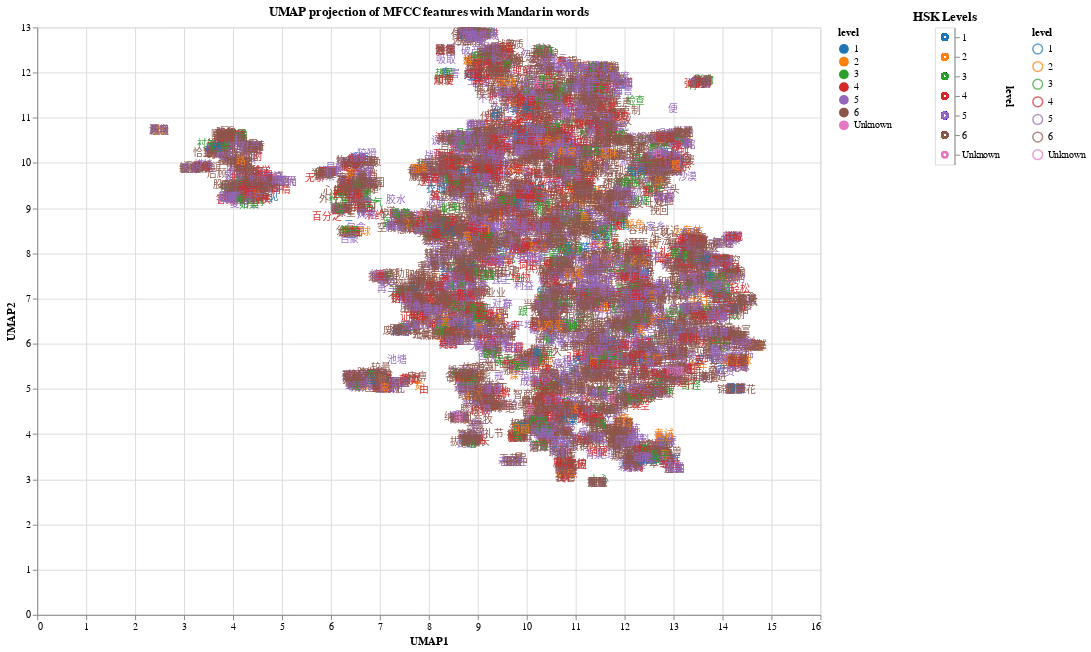

Notebook code for this chart:
### Markdown cell above
## Redo with text marks

### Code cell
import numpy as np
import altair as alt
import pandas as pd
from umap import UMAP
from sklearn.preprocessing import StandardScaler

# Assuming df already contains 'word', 'definition', and 'level' columns

# Standardize the features and apply UMAP
scaler = StandardScaler()
scaled_features = scaler.fit_transform(features_array)
umap_model = UMAP(n_neighbors=15, min_dist=0.1, n_components=2, random_state=42)
embeddings = umap_model.fit_transform(scaled_features)

df['x'] = embeddings[:, 0]
df['y'] = embeddings[:, 1]

# Create the text-based scatter plot
chart = alt.Chart(df).mark_text(align='center', baseline='middle').encode(
    x=alt.X('x:Q', axis=alt.Axis(title='UMAP1')),
    y=alt.Y('y:Q', axis=alt.Axis(title='UMAP2')),
    text='word:N',
    color=alt.Color('level:N', scale=alt.Scale(scheme='category10')),
    size=alt.value(10),
    tooltip=['word', 'definition', 'level']
).properties(
    width=800,
    height=600,
    title='UMAP projection of MFCC features with Mandarin words'
).interactive()

# Add a legend
legend = alt.Chart(df).mark_point().encode(
    y=alt.Y('level:N', axis=alt.Axis(orient='right')),
    color=alt.Color('level:N', scale=alt.Scale(scheme='category10'))
).properties(
    title='HSK Levels'
)

# Combine chart and legend
final_chart = (chart | legend).resolve_scale(color='independent')

final_chart

### Figure 1 — Vega-Lite specification as saved in the notebook (floating-point values rounded to 4 significant figures; data arrays with more than 128 entries replaced by an {"elided": "..."} marker saying what was removed)
{"config": {"view": {"continuousWidth": 300, "continuousHeight": 300}}, "hconcat": [{"mark": {"type": "text", "align": "center", "baseline": "middle"}, "encoding": {"color": {"field": "level", "scale": {"scheme": "category10"}, "type": "nominal"}, "size": {"value": 10}, "text": {"field": "word", "type": "nominal"}, "tooltip": [{"field": "word", "type": "nominal"}, {"field": "definition", "type": "nominal"}, {"field": "level", "type": "nominal"}], "x": {"axis": {"title": "UMAP1"}, "field": "x", "type": "quantitative"}, "y": {"axis": {"title": "UMAP2"}, "field": "y", "type": "quantitative"}}, "height": 600, "name": "view_5", "title": "UMAP projection of MFCC features with Mandarin words", "width": 800}, {"mark": {"type": "point"}, "encoding": {"color": {"field": "level", "scale": {"scheme": "category10"}, "type": "nominal"}, "y": {"axis": {"orient": "right"}, "field": "level", "type": "nominal"}}, "title": "HSK Levels"}], "data": {"name": "data-3c1c5174bb6b116bc76490e03e212da6"}, "params": [{"name": "param_4", "select": {"type": "interval", "encodings": ["x", "y"]}, "bind": "scales", "views": ["view_5"]}], "resolve": {"scale": {"color": "independent"}}, "$schema": "https://vega.github.io/schema/vega-lite/v5.20.1.json", "datasets": {"data-3c1c5174bb6b116bc76490e03e212da6": {"elided": "4992 records"}}}
